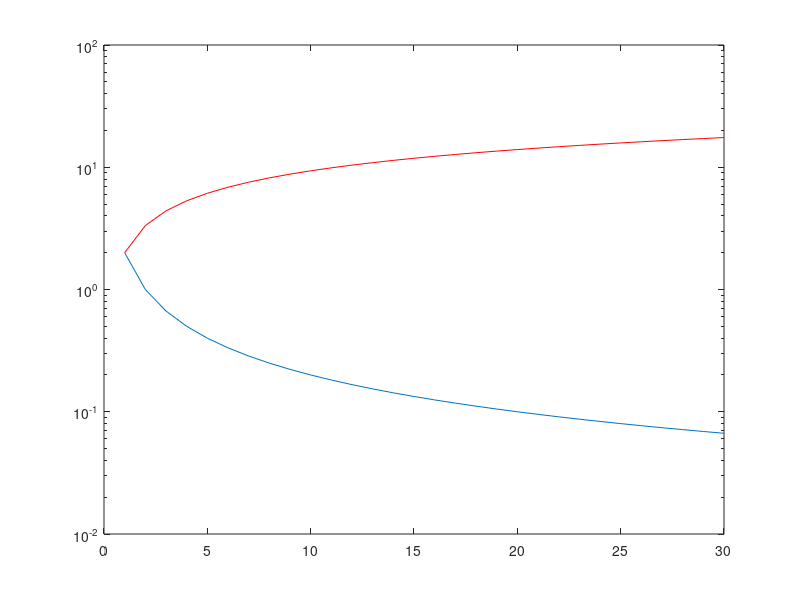
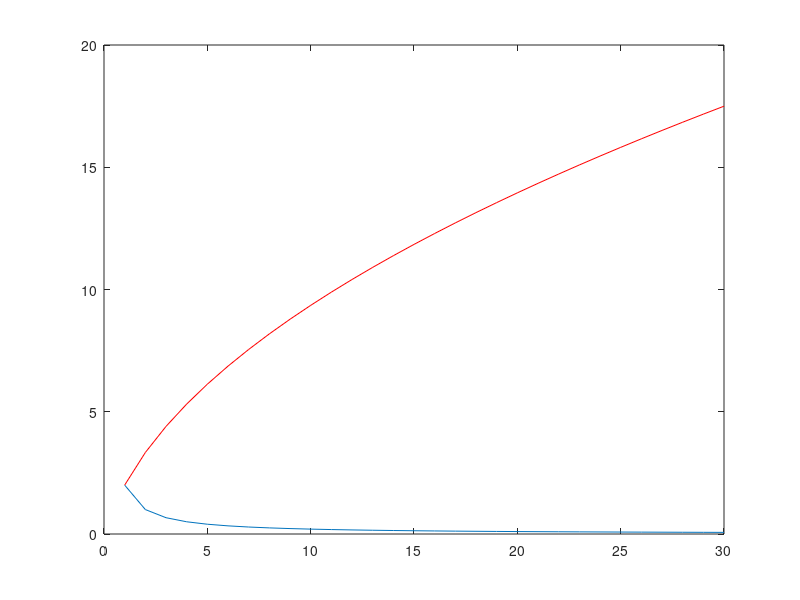

MATLAB code for these plots, in order:
close all
clear all

%The parameters of a pareto distribution
alpha = 3;
beta = 2;

%The departure rate of peers under steady state
theta = (alpha-2)/beta;

%Replication rate
mu = 0.00000000000000000000000000000000000000000000000000000000000000001;
    
%Replication factor sweep
for r = 1:30
    %Calculate the determinant of A = I - Q
    deta = 1;

    for k = 1:r-1
        deta = deta*k*theta/(k*theta + mu);
    end

    lifetime_rep(r) = 1/deta*(1/r/theta + (1 - deta)/mu);
    
    lifetime_norep(r) = 0;
    for i = 1:r
        lifetime_norep(r) = lifetime_norep(r) + factorial(r)/(factorial(i)*factorial(r-i))*(-1)^i * (beta/(i * (1-alpha) + 1));
    end
end

semilogy(lifetime_rep);
hold on
semilogy(lifetime_norep, 'r');

figure
plot(lifetime_rep);
hold on
plot(lifetime_norep, 'r');